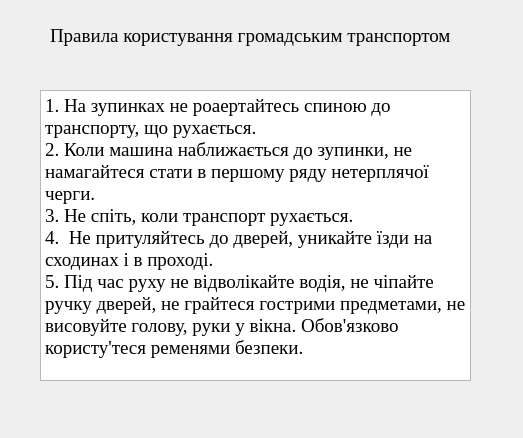
<?xml version="1.0" encoding="UTF-8"?>
<ui version="4.0">
 <class>TrafficRules</class>
 <widget class="QDialog" name="TrafficRules">
  <property name="geometry">
   <rect>
    <x>0</x>
    <y>0</y>
    <width>523</width>
    <height>438</height>
   </rect>
  </property>
  <property name="minimumSize">
   <size>
    <width>523</width>
    <height>438</height>
   </size>
  </property>
  <property name="maximumSize">
   <size>
    <width>523</width>
    <height>438</height>
   </size>
  </property>
  <property name="windowTitle">
   <string>Правила дорожнього руху </string>
  </property>
  <property name="windowIcon">
   <iconset resource="res.qrc">
    <normaloff>:/img/img/icon.ico</normaloff>:/img/img/icon.ico</iconset>
  </property>
  <widget class="QLabel" name="label">
   <property name="geometry">
    <rect>
     <x>50</x>
     <y>20</y>
     <width>451</width>
     <height>31</height>
    </rect>
   </property>
   <property name="font">
    <font>
     <family>Times New Roman</family>
     <pointsize>14</pointsize>
    </font>
   </property>
   <property name="text">
    <string>Правила користування громадським транспортом</string>
   </property>
  </widget>
  <widget class="QTextEdit" name="textEdit">
   <property name="geometry">
    <rect>
     <x>40</x>
     <y>90</y>
     <width>431</width>
     <height>291</height>
    </rect>
   </property>
   <property name="font">
    <font>
     <family>Times New Roman</family>
     <pointsize>14</pointsize>
    </font>
   </property>
   <property name="html">
    <string>&lt;!DOCTYPE HTML PUBLIC &quot;-//W3C//DTD HTML 4.0//EN&quot; &quot;http://www.w3.org/TR/REC-html40/strict.dtd&quot;&gt;
&lt;html&gt;&lt;head&gt;&lt;meta name=&quot;qrichtext&quot; content=&quot;1&quot; /&gt;&lt;style type=&quot;text/css&quot;&gt;
p, li { white-space: pre-wrap; }
&lt;/style&gt;&lt;/head&gt;&lt;body style=&quot; font-family:'Times New Roman'; font-size:14pt; font-weight:400; font-style:normal;&quot;&gt;
&lt;p style=&quot; margin-top:0px; margin-bottom:0px; margin-left:0px; margin-right:0px; -qt-block-indent:0; text-indent:0px;&quot;&gt;1. На зупинках не роаертайтесь спиною до транспорту, що рухається.&lt;/p&gt;
&lt;p style=&quot; margin-top:0px; margin-bottom:0px; margin-left:0px; margin-right:0px; -qt-block-indent:0; text-indent:0px;&quot;&gt;2. Коли машина наближається до зупинки, не намагайтеся стати в першому ряду нетерплячої черги.&lt;/p&gt;
&lt;p style=&quot; margin-top:0px; margin-bottom:0px; margin-left:0px; margin-right:0px; -qt-block-indent:0; text-indent:0px;&quot;&gt;3. Не спіть, коли транспорт рухається.&lt;/p&gt;
&lt;p style=&quot; margin-top:0px; margin-bottom:0px; margin-left:0px; margin-right:0px; -qt-block-indent:0; text-indent:0px;&quot;&gt;4.  Не притуляйтесь до дверей, уникайте їзди на сходинах і в проході.&lt;/p&gt;
&lt;p style=&quot; margin-top:0px; margin-bottom:0px; margin-left:0px; margin-right:0px; -qt-block-indent:0; text-indent:0px;&quot;&gt;5. Під час руху не відволікайте водія, не чіпайте ручку дверей, не грайтеся гострими предметами, не висовуйте голову, руки у вікна. Обов'язково користу'теся ременями безпеки.&lt;/p&gt;&lt;/body&gt;&lt;/html&gt;</string>
   </property>
  </widget>
 </widget>
 <resources>
  <include location="res.qrc"/>
 </resources>
 <connections/>
</ui>
